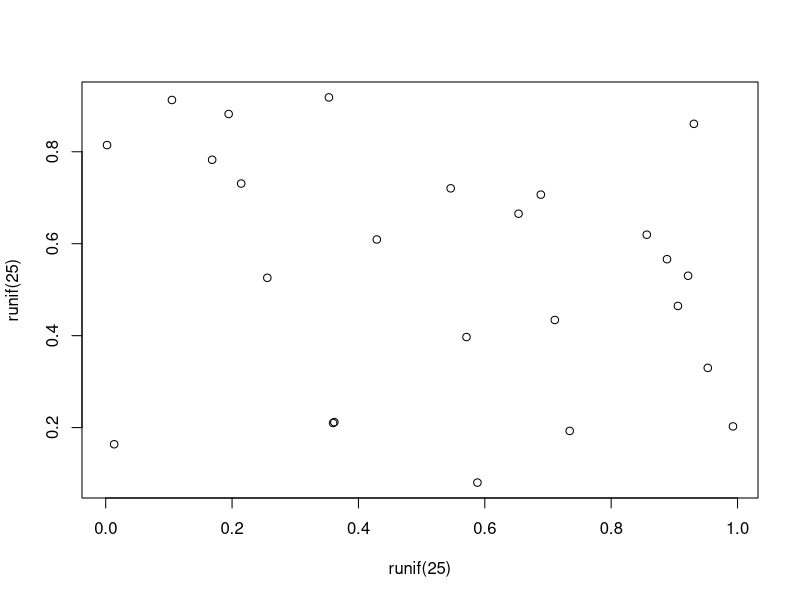

Source code (R):
## ---- chunk 1
#| label: tbl-all_indicators
#| tbl-cap: Indicators used in the IMPT
#| echo: true
all_indicators <- data.frame(
  Dimension = c("Accessibility",
                "Accessibility",
                "Mobility",
                "Mobility",
                "Mobility",
                "Mobility",
                "Mobility",
                "Mobility",
                "Affordability",
                "Affordability",
                "Safety"
                ),
  Indicator = c("Number of opportunities within travel time threshold",
                "Travel time to first n opportunities",
                "Average commuting time",
                "Average number of commuting transfers",
                "Public transport headways and waiting times",
                "Public transport population coverage",
                "Ratio of pedestrian and cycling infrastructure",
                "Shared mobility availability",
                "Transportation costs",
                "Housing and transportation costs",
                "Aggregation of road safety indicators"
                )
)
knitr::kable(all_indicators)
## ---- chunk 2
#| label: tbl-data_sources
#| tbl-cap: Data sources
#| echo: true
data_sources <- data.frame(
  Code = c("CAOP","BGRI21","IMOB","GTFS","OSM-RN","OSM-POI","CM",
           "ASNR","INE-Inc","INE-Hous","GBA","PMUS","COS","IP"),
  Database = c("CAOP 2024.1 - Administrative Boundaries",
               "Census 2021 - Base Reference Geographical Information",
               "IMOB 2017/18 - Inquérito à Mobilidade nas Áreas Metropolitanas",
               "GTFS — General Transit Feed Specification",
               "OpenStreetMap (OSM) — Road network",
               "OpenStreetMap (OSM) — Points of interest",
               "Carris Metropolitana — Health centres and schools datasets",
               "ANSR — Road accident data (location and type)",
               "INE — Household income by parish",
               "INE — Housing costs by parish",
               "Global Building Atlas - Building heights",
               "TML PMUS - Shared mobility docks",
               "COS 2023 v1 — Land use map",
               "Infraestruturas de Portugal — Toll costs"
               ),
  Year = c("2024","2021","2018","2026-02","2026-01","2024-04","2025",
           "2019-2023","2023","2021","2026","2025","2023","2026")
)
knitr::kable(data_sources)
## ---- chunk 3
#| label: tbl-modes_per_dimension
#| tbl-cap: Modes evaluated in each dimension
#| echo: true
modes_per_dimension <- data.frame(
  Dimension = c("Accessibility",
                "Mobility",
                "Affordability",
                "Safety"
                ),
  Mode = c("Driving, Public Transport, Walking, Cycling",
           "Driving, Public Transport, Walking, Cycling",
           "Driving, Public Transport",
           "Driving, Walking, Cycling"
           )
)
knitr::kable(modes_per_dimension)
## ---- chunk 4
#| label: tbl-accessibility_n_opportunities
#| tbl-cap: Travel time threshold (minutes) to compute cumulative number of opportunities
#| echo: true
accessibility_n_opportunities <- data.frame(
  "Point of Interest/Mode" = c("Healthcare Facilities",
                               "Basic Education",
                               "Green Spaces",
                               "Recreation",
                               "Groceries",
                               "Jobs"
                               ),
  "Driving or Public Transport" = c("30","30","5-10","5-10","15","30-45"),
  "Walking or Cycling" = c("15","15","15-30","15-30","15","30-45"),
  check.names = FALSE
)
knitr::kable(accessibility_n_opportunities)
## ---- chunk 5
#| label: tbl-headway_periods
#| tbl-cap: Public transport service frequency periods observed
#| echo: true
headway_periods <- data.frame(
  Period = c("Weekday peak",
             "Weekday full day",
             "Weekday night",
             "Weekend"
             ),
  Day = c("Wednesday 04/02/2026","Wednesday 04/02/2026","Wednesday 04/02/2026","Sunday 08/02/2026"),
  "Time window" = c("08:00-09:00","00:00-48:00","22:00-23:00","10:00-11:00"),
  check.names = FALSE
)
knitr::kable(headway_periods)
## ---- chunk 6
#| label: tbl-navegante
#| tbl-cap: Revenue from Navegante monthly pass
#| echo: true
navegante <- data.frame(
  "Pass type" = c("Navegante Metropolitano",
                  "Navegante Municipal",
                  "Senior (+65)",
                  "Family",
                  "Youth (sub-23)"
                  ),
  "Pass recharges" = c("5,063,510","887,190","1,103,782","243,784","3,425,013"),
  "Pass price" = c("40€","30€","20€","80€","0€"),
  check.names = FALSE
)
knitr::kable(navegante)
## ---- chunk 7
#| label: fig-meaningless
#| fig-cap: A meaningless scatterplot
#| fig-width: 5
#| fig-height: 5
#| fig-align: center
#| out-width: 50%
#| echo: false
plot(runif(25), runif(25))
## ---- chunk 8
#| label: tbl-simple
#| tbl-cap: Caption centered above table
#| echo: true
knitr::kable(head(mtcars)[,1:4])
